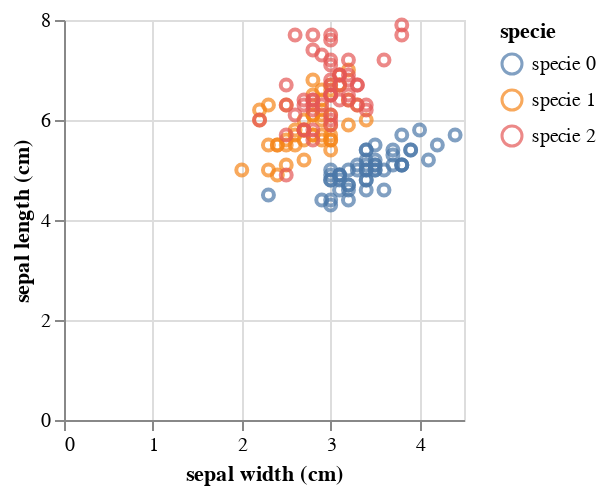

Write notebook code for a chart like this one.
### Markdown cell above
Ok so make an `altair.Chart` object, and provide visual encodings.

### Code cell
chart = altair.Chart(df, height=200, width=200).mark_point().encode(
    x="sepal width (cm)",
    y="sepal length (cm)",
#    color=altair.Color("species", type="nominal")
    color="specie"
)
chart

### Figure 1 — Vega-Lite specification as saved in the notebook (floating-point values rounded to 4 significant figures; data arrays with more than 128 entries replaced by an {"elided": "..."} marker saying what was removed)
{"$schema": "https://vega.github.io/schema/vega-lite/v2.4.3.json", "config": {"view": {"height": 300, "width": 400}}, "data": {"values": {"elided": "150 records"}}, "encoding": {"color": {"field": "specie", "type": "nominal"}, "x": {"field": "sepal width (cm)", "type": "quantitative"}, "y": {"field": "sepal length (cm)", "type": "quantitative"}}, "height": 200, "mark": "point", "width": 200}
